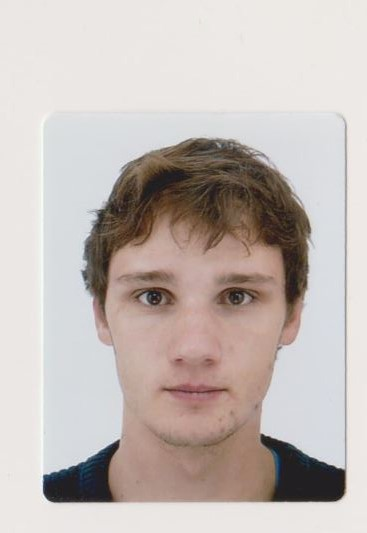
#> input picture data/Capture.JPG, 367 x 533 px
$ python plot_active_contours.py
#> lines starting #> are read from the running program, lines starting #| are printed output that depends on the picture
"""
====================
Active Contour Model
====================

The active contour model is a method to fit open or closed splines to lines or
edges in an image [1]_. It works by minimising an energy that is in part
defined by the image and part by the spline's shape: length and smoothness. The
minimization is done implicitly in the shape energy and explicitly in the
image energy.

In the following two examples the active contour model is used (1) to segment
the face of a person from the rest of an image by fitting a closed curve
to the edges of the face and (2) to find the darkest curve between two fixed
points while obeying smoothness considerations. Typically it is a good idea to
smooth images a bit before analyzing, as done in the following examples.

We initialize a circle around the astronaut's face and use the default boundary
condition ``bc='periodic'`` to fit a closed curve. The default parameters
``w_line=0, w_edge=1`` will make the curve search towards edges, such as the
boundaries of the face.

.. [1] *Snakes: Active contour models*. Kass, M.; Witkin, A.; Terzopoulos, D.
       International Journal of Computer Vision 1 (4): 321 (1988).
       DOI:`10.1007/BF00133570`
"""

import numpy as np
import cv2
import matplotlib.pyplot as plt
from skimage.color import rgb2gray
from skimage import data
from skimage.filters import gaussian
from skimage.segmentation import active_contour


# img = data.astronaut()
img=cv2.imread('data/Capture.JPG')
#> img is the input picture: shape (533, 367, 3); mean B, G, R 182.1, 186.3, 195.8
img = rgb2gray(img)
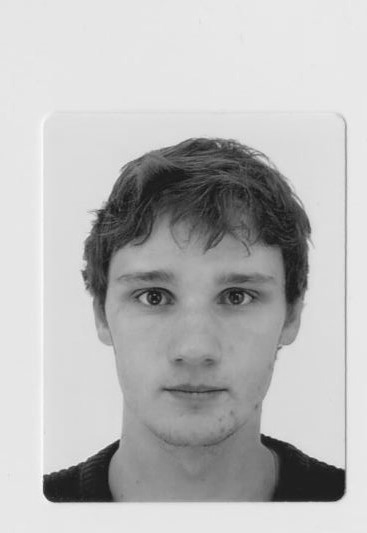
#> img: shape (533, 367) float64; min 0.0734, max 0.999, mean 0.73


s = np.linspace(0, 2*np.pi, 400)
x = 190 + 150*np.cos(s)
y = 320 + 150*np.sin(s)
init = np.array([x, y]).T

snake = active_contour(gaussian(img, 3),
                       init, alpha=0.015, beta=10, gamma=0.001)
#> snake = 400 pairs, first value 165.6 to 293.7, second value 265.8 to 309.2

fig, ax = plt.subplots(figsize=(7, 7))
ax.imshow(img, cmap=plt.cm.gray)
ax.plot(init[:, 0], init[:, 1], '--r', lw=3)
ax.plot(snake[:, 0], snake[:, 1], '-b', lw=3)
ax.set_xticks([]), ax.set_yticks([])
ax.axis([0, img.shape[1], img.shape[0], 0])

# [21 lines of commented-out code are left out]

plt.show()
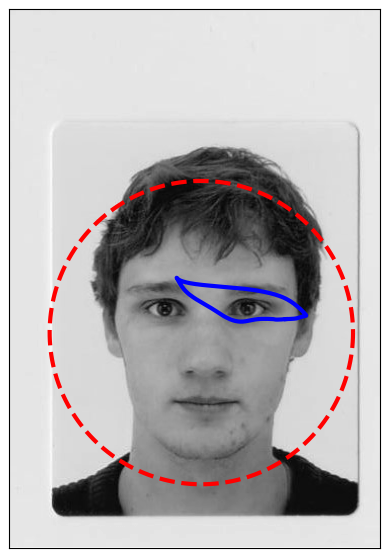
#> figure drawn by matplotlib, 1 panel
